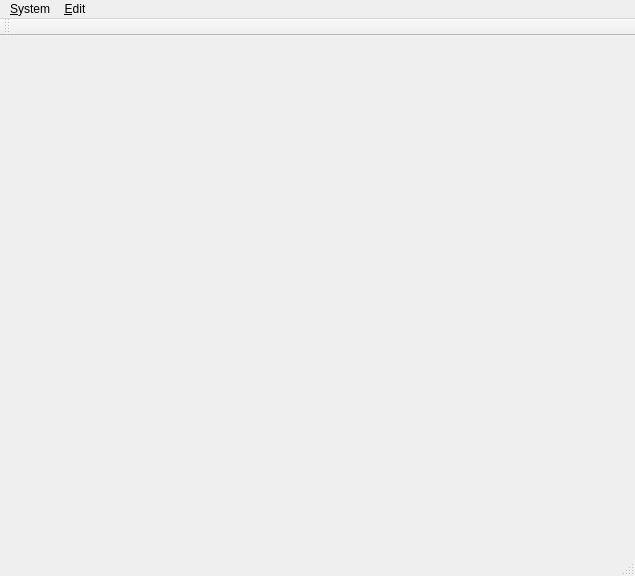
<?xml version="1.0" encoding="UTF-8"?>
<ui version="4.0">
 <class>wndMain</class>
 <widget class="QMainWindow" name="wndMain">
  <property name="geometry">
   <rect>
    <x>0</x>
    <y>0</y>
    <width>635</width>
    <height>576</height>
   </rect>
  </property>
  <property name="windowTitle">
   <string>LARA</string>
  </property>
  <widget class="QWidget" name="centralwidget">
   <layout class="QVBoxLayout" name="verticalLayout"/>
  </widget>
  <widget class="QMenuBar" name="menubar">
   <property name="geometry">
    <rect>
     <x>0</x>
     <y>0</y>
     <width>635</width>
     <height>23</height>
    </rect>
   </property>
   <widget class="QMenu" name="menu_System">
    <property name="title">
     <string>&amp;System</string>
    </property>
    <addaction name="actionE_xit"/>
   </widget>
   <widget class="QMenu" name="menu_Edit">
    <property name="title">
     <string>&amp;Edit</string>
    </property>
    <addaction name="action_Preferences"/>
   </widget>
   <addaction name="menu_System"/>
   <addaction name="menu_Edit"/>
  </widget>
  <widget class="QStatusBar" name="statusbar"/>
  <widget class="QToolBar" name="toolBar">
   <property name="windowTitle">
    <string>toolBar</string>
   </property>
   <property name="allowedAreas">
    <set>Qt::AllToolBarAreas</set>
   </property>
   <attribute name="toolBarArea">
    <enum>TopToolBarArea</enum>
   </attribute>
   <attribute name="toolBarBreak">
    <bool>false</bool>
   </attribute>
  </widget>
  <action name="actionE_xit">
   <property name="text">
    <string>E&amp;xit</string>
   </property>
  </action>
  <action name="action_Preferences">
   <property name="text">
    <string>&amp;Preferences ...</string>
   </property>
  </action>
 </widget>
 <resources/>
 <connections>
  <connection>
   <sender>actionE_xit</sender>
   <signal>triggered()</signal>
   <receiver>wndMain</receiver>
   <slot>close()</slot>
   <hints>
    <hint type="sourcelabel">
     <x>-1</x>
     <y>-1</y>
    </hint>
    <hint type="destinationlabel">
     <x>317</x>
     <y>269</y>
    </hint>
   </hints>
  </connection>
 </connections>
</ui>
